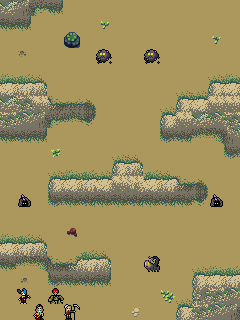

This game map was drawn from its Tiled (.tmx) file and the tilesets committed beside it. A one-line description and the trimmed map source follow:
An orthogonal 15x20 tile map with 16x16 px tiles, 3 tile layers (base, objects, units), 11 tilesets.

<map version="1.0" orientation="orthogonal" renderorder="right-down" width="15" height="20" tilewidth="16" tileheight="16" nextobjectid="1">
 <tileset firstgid="1" name="buch-outdoor" tilewidth="16" tileheight="16" tilecount="288" columns="24">
  <image source="buch-outdoor.png" width="384" height="192" />
  <tile id="7">
   <properties>
    <property name="traversable" type="bool" value="false" />
   </properties>
  </tile>
  <tile id="8">
   <properties>
    <property name="traversable" type="bool" value="false" />
   </properties>
  </tile>
  <tile id="9">
   <properties>
    <property name="traversable" type="bool" value="false" />
   </properties>
  </tile>
  <tile id="10">
   <properties>
    <property name="traversable" type="bool" value="false" />
   </properties>
  </tile>
  <tile id="11">
   <properties>
    <property name="traversable" type="bool" value="false" />
   </properties>
  </tile>
  <tile id="12">
   <properties>
    <property name="traversable" type="bool" value="false" />
   </properties>
  </tile>
  <tile id="31">
   <properties>
    <property name="traversable" type="bool" value="false" />
   </properties>
  </tile>
  <tile id="32">
   <properties>
    <property name="traversable" type="bool" value="false" />
   </properties>
  </tile>
  <tile id="33">
   <properties>
    <property name="traversable" type="bool" value="false" />
   </properties>
  </tile>
  <tile id="34">
   <properties>
    <property name="traversable" type="bool" value="false" />
   </properties>
  </tile>
  <tile id="35">
   <properties>
    <property name="traversable" type="bool" value="false" />
   </properties>
  </tile>
  <tile id="36">
   <properties>
    <property name="traversable" type="bool" value="false" />
   </properties>
  </tile>
  <tile id="55">
   <properties>
    <property name="traversable" type="bool" value="false" />
   </properties>
  </tile>
  <tile id="56">
   <properties>
    <property name="traversable" type="bool" value="false" />
   </properties>
  </tile>
  <tile id="57">
   <properties>
    <property name="traversable" type="bool" value="false" />
   </properties>
  </tile>
  <tile id="58">
   <properties>
    <property name="traversable" type="bool" value="false" />
   </properties>
  </tile>
  <tile id="59">
   <properties>
    <property name="traversable" type="bool" value="false" />
   </properties>
  </tile>
  <tile id="60">
   <properties>
    <property name="traversable" type="bool" value="false" />
   </properties>
  </tile>
  <tile id="79">
   <properties>
    <property name="traversable" type="bool" value="false" />
   </properties>
  </tile>
  <tile id="80">
   <properties>
    <property name="traversable" type="bool" value="false" />
   </properties>
  </tile>
  <tile id="81">
   <properties>
    <property name="traversable" type="bool" value="false" />
   </properties>
  </tile>
  <tile id="82">
   <properties>
    <property name="traversable" type="bool" value="false" />
   </properties>
  </tile>
  <tile id="83">
   <properties>
    <property name="traversable" type="bool" value="false" />
   </properties>
  </tile>
  <tile id="84">
   <properties>
    <property name="traversable" type="bool" value="false" />
   </properties>
  </tile>
  <tile id="103">
   <properties>
    <property name="traversable" type="bool" value="false" />
   </properties>
  </tile>
  <tile id="104">
   <properties>
    <property name="traversable" type="bool" value="false" />
   </properties>
  </tile>
  <tile id="105">
   <properties>
    <property name="traversable" type="bool" value="false" />
   </properties>
  </tile>
  <tile id="106">
   <properties>
    <property name="traversable" type="bool" value="false" />
   </properties>
  </tile>
  <tile id="107">
   <properties>
    <property name="traversable" type="bool" value="false" />
   </properties>
  </tile>
  <tile id="108">
   <properties>
    <property name="traversable" type="bool" value="false" />
   </properties>
  </tile>
  <tile id="127">
   <properties>
    <property name="traversable" type="bool" value="false" />
   </properties>
  </tile>
  <tile id="128">
   <properties>
    <property name="traversable" type="bool" value="false" />
   </properties>
  </tile>
  <tile id="129">
   <properties>
    <property name="traversable" type="bool" value="false" />
   </properties>
  </tile>
  <tile id="130">
   <properties>
    <property name="traversable" type="bool" value="false" />
   </properties>
  </tile>
  <tile id="131">
   <properties>
    <property name="traversable" type="bool" value="false" />
   </properties>
  </tile>
  <tile id="132">
   <properties>
    <property name="traversable" type="bool" value="false" />
   </properties>
  </tile>
  <tile id="150">
   <properties>
    <property name="traversable" type="bool" value="true" />
   </properties>
  </tile>
  <tile id="174">
   <properties>
    <property name="traversable" type="bool" value="true" />
   </properties>
  </tile>
  <tile id="198">
   <properties>
    <property name="traversable" type="bool" value="true" />
   </properties>
  </tile>
  <tile id="222">
   <properties>
    <property name="traversable" type="bool" value="true" />
   </properties>
  </tile>
  <tile id="229">
   <properties>
    <property name="traversable" type="bool" value="false" />
   </properties>
  </tile>
  <tile id="230">
   <properties>
    <property name="traversable" type="bool" value="false" />
   </properties>
  </tile>
  <tile id="231">
   <properties>
    <property name="traversable" type="bool" value="false" />
   </properties>
  </tile>
  <tile id="246">
   <properties>
    <property name="traversable" type="bool" value="true" />
   </properties>
  </tile>
  <tile id="253">
   <properties>
    <property name="traversable" type="bool" value="false" />
   </properties>
  </tile>
  <tile id="254">
   <properties>
    <property name="traversable" type="bool" value="false" />
   </properties>
  </tile>
  <tile id="270">
   <properties>
    <property name="traversable" type="bool" value="true" />
   </properties>
  </tile>
 </tileset>
 <tileset firstgid="289" name="cliffs_tiles" tilewidth="16" tileheight="16" tilecount="72" columns="7">
  <image source="cliffs_tiles.png" width="112" height="160" />
  <tile id="0">
   <properties>
    <property name="traversable" type="bool" value="true" />
   </properties>
  </tile>
  <tile id="1">
   <properties>
    <property name="traversable" type="bool" value="true" />
   </properties>
  </tile>
  <tile id="7">
   <properties>
    <property name="traversable" type="bool" value="true" />
   </properties>
  </tile>
  <tile id="8">
   <properties>
    <property name="traversable" type="bool" value="true" />
   </properties>
  </tile>
  <tile id="9">
   <properties>
    <property name="traversable" type="bool" value="false" />
   </properties>
  </tile>
  <tile id="10">
   <properties>
    <property name="traversable" type="bool" value="false" />
   </properties>
  </tile>
  <tile id="11">
   <properties>
    <property name="traversable" type="bool" value="false" />
   </properties>
  </tile>
  <tile id="12">
   <properties>
    <property name="traversable" type="bool" value="false" />
   </properties>
  </tile>
  <tile id="14">
   <properties>
    <property name="traversable" type="bool" value="true" />
   </properties>
  </tile>
  <tile id="15">
   <properties>
    <property name="traversable" type="bool" value="true" />
   </properties>
  </tile>
  <tile id="16">
   <properties>
    <property name="traversable" type="bool" value="false" />
   </properties>
  </tile>
  <tile id="17">
   <properties>
    <property name="traversable" type="bool" value="false" />
   </properties>
  </tile>
  <tile id="18">
   <properties>
    <property name="traversable" type="bool" value="false" />
   </properties>
  </tile>
  <tile id="19">
   <properties>
    <property name="traversable" type="bool" value="false" />
   </properties>
  </tile>
  <tile id="21">
   <properties>
    <property name="traversable" type="bool" value="true" />
   </properties>
  </tile>
  <tile id="22">
   <properties>
    <property name="traversable" type="bool" value="true" />
   </properties>
  </tile>
  <tile id="23">
   <properties>
    <property name="traversable" type="bool" value="false" />
   </properties>
  </tile>
  <tile id="24">
   <properties>
    <property name="traversable" type="bool" value="false" />
   </properties>
  </tile>
  <tile id="25">
   <properties>
    <property name="traversable" type="bool" value="false" />
   </properties>
  </tile>
  <tile id="26">
   <properties>
    <property name="traversable" type="bool" value="false" />
   </properties>
  </tile>
  <tile id="28">
   <properties>
    <property name="traversable" type="bool" value="true" />
   </properties>
  </tile>
  <tile id="29">
   <properties>
    <property name="traversable" type="bool" value="true" />
   </properties>
  </tile>
  <tile id="30">
   <properties>
    <property name="traversable" type="bool" value="true" />
   </properties>
  </tile>
  <tile id="31">
   <properties>
    <property name="traversable" type="bool" value="true" />
   </properties>
  </tile>
  <tile id="32">
   <properties>
    <property name="traversable" type="bool" value="true" />
   </properties>
  </tile>
  <tile id="33">
   <properties>
    <property name="traversable" type="bool" value="true" />
   </properties>
  </tile>
  <tile id="34">
   <properties>
    <property name="traversable" type="bool" value="false" />
   </properties>
  </tile>
  <tile id="35">
   <properties>
    <property name="traversable" type="bool" value="true" />
   </properties>
  </tile>
  <tile id="36">
   <properties>
    <property name="traversable" type="bool" value="true" />
   </properties>
  </tile>
  <tile id="37">
   <properties>
    <property name="traversable" type="bool" value="true" />
   </properties>
  </tile>
  <tile id="38">
   <properties>
    <property name="traversable" type="bool" value="true" />
   </properties>
  </tile>
  <tile id="39">
   <properties>
    <property name="traversable" type="bool" value="false" />
   </properties>
  </tile>
  <tile id="40">
   <properties>
    <property name="traversable" type="bool" value="false" />
   </properties>
  </tile>
  <tile id="42">
   <properties>
    <property name="traversable" type="bool" value="false" />
   </properties>
  </tile>
  <tile id="43">
   <properties>
    <property name="traversable" type="bool" value="false" />
   </properties>
  </tile>
  <tile id="44">
   <properties>
    <property name="traversable" type="bool" value="false" />
   </properties>
  </tile>
  <tile id="45">
   <properties>
    <property name="traversable" type="bool" value="false" />
   </properties>
  </tile>
  <tile id="46">
   <properties>
    <property name="traversable" type="bool" value="false" />
   </properties>
  </tile>
  <tile id="47">
   <properties>
    <property name="traversable" type="bool" value="false" />
   </properties>
  </tile>
  <tile id="48">
   <properties>
    <property name="traversable" type="bool" value="false" />
   </properties>
  </tile>
  <tile id="49">
   <properties>
    <property name="traversable" type="bool" value="false" />
   </properties>
  </tile>
  <tile id="50">
   <properties>
    <property name="traversable" type="bool" value="false" />
   </properties>
  </tile>
  <tile id="51">
   <properties>
    <property name="traversable" type="bool" value="false" />
   </properties>
  </tile>
  <tile id="52">
   <properties>
    <property name="traversable" type="bool" value="false" />
   </properties>
  </tile>
  <tile id="53">
   <properties>
    <property name="traversable" type="bool" value="false" />
   </properties>
  </tile>
  <tile id="54">
   <properties>
    <property name="traversable" type="bool" value="false" />
   </properties>
  </tile>
  <tile id="56">
   <properties>
    <property name="traversable" type="bool" value="false" />
   </properties>
  </tile>
  <tile id="57">
   <properties>
    <property name="traversable" type="bool" value="false" />
   </properties>
  </tile>
  <tile id="58">
   <properties>
    <property name="traversable" type="bool" value="false" />
   </properties>
  </tile>
  <tile id="59">
   <properties>
    <property name="traversable" type="bool" value="false" />
   </properties>
  </tile>
  <tile id="60">
   <properties>
    <property name="traversable" type="bool" value="false" />
   </properties>
  </tile>
  <tile id="63">
   <properties>
    <property name="traversable" type="bool" value="true" />
   </properties>
  </tile>
  <tile id="64">
   <properties>
    <property name="traversable" type="bool" value="true" />
   </properties>
  </tile>
  <tile id="65">
   <properties>
    <property name="traversable" type="bool" value="false" />
   </properties>
  </tile>
  <tile id="66">
   <properties>
    <property name="traversable" type="bool" value="false" />
   </properties>
  </tile>
  <tile id="72">
   <properties>
    <property name="traversable" type="bool" value="false" />
   </properties>
  </tile>
  <tile id="73">
   <properties>
    <property name="traversable" type="bool" value="false" />
   </properties>
  </tile>
 </tileset>
 <tileset firstgid="363" name="buch-outdoor_modified" tilewidth="16" tileheight="16" tilecount="288" columns="24">
  <image source="buch-outdoor_modified.png" width="384" height="192" />
  <tile id="7">
   <properties>
    <property name="traversable" type="bool" value="false" />
   </properties>
  </tile>
  <tile id="8">
   <properties>
    <property name="traversable" type="bool" value="false" />
   </properties>
  </tile>
  <tile id="9">
   <properties>
    <property name="traversable" type="bool" value="false" />
   </properties>
  </tile>
  <tile id="10">
   <properties>
    <property name="traversable" type="bool" value="false" />
   </properties>
  </tile>
  <tile id="11">
   <properties>
    <property name="traversable" type="bool" value="false" />
   </properties>
  </tile>
  <tile id="12">
   <properties>
    <property name="traversable" type="bool" value="false" />
   </properties>
  </tile>
  <tile id="27">
   <properties>
    <property name="traversable" type="bool" value="true" />
   </properties>
  </tile>
  <tile id="28">
   <properties>
    <property name="traversable" type="bool" value="true" />
   </properties>
  </tile>
  <tile id="31">
   <properties>
    <property name="traversable" type="bool" value="false" />
   </properties>
  </tile>
  <tile id="32">
   <properties>
    <property name="traversable" type="bool" value="false" />
   </properties>
  </tile>
  <tile id="33">
   <properties>
    <property name="traversable" type="bool" value="false" />
   </properties>
  </tile>
  <tile id="34">
   <properties>
    <property name="traversable" type="bool" value="false" />
   </properties>
  </tile>
  <tile id="35">
   <properties>
    <property name="traversable" type="bool" value="false" />
   </properties>
  </tile>
  <tile id="36">
   <properties>
    <property name="traversable" type="bool" value="false" />
   </properties>
  </tile>
  <tile id="40">
   <properties>
    <property name="traversable" type="bool" value="false" />
   </properties>
  </tile>
  <tile id="51">
   <properties>
    <property name="traversable" type="bool" value="true" />
   </properties>
  </tile>
  <tile id="52">
   <properties>
    <property name="traversable" type="bool" value="true" />
   </properties>
  </tile>
  <tile id="55">
   <properties>
    <property name="traversable" type="bool" value="false" />
   </properties>
  </tile>
  <tile id="56">
   <properties>
    <property name="traversable" type="bool" value="false" />
   </properties>
  </tile>
  <tile id="57">
   <properties>
    <property name="traversable" type="bool" value="false" />
   </properties>
  </tile>
  <tile id="58">
   <properties>
    <property name="traversable" type="bool" value="false" />
   </properties>
  </tile>
  <tile id="59">
   <properties>
    <property name="traversable" type="bool" value="false" />
   </properties>
  </tile>
  <tile id="60">
   <properties>
    <property name="traversable" type="bool" value="false" />
   </properties>
  </tile>
  <tile id="75">
   <properties>
    <property name="traversable" type="bool" value="true" />
   </properties>
  </tile>
  <tile id="76">
   <properties>
    <property name="traversable" type="bool" value="true" />
   </properties>
  </tile>
  <tile id="79">
   <properties>
    <property name="traversable" type="bool" value="false" />
   </properties>
  </tile>
  <tile id="80">
   <properties>
    <property name="traversable" type="bool" value="false" />
   </properties>
  </tile>
  <tile id="81">
   <properties>
    <property name="traversable" type="bool" value="false" />
   </properties>
  </tile>
  <tile id="84">
   <properties>
    <property name="traversable" type="bool" value="false" />
   </properties>
  </tile>
  <tile id="99">
   <properties>
    <property name="traversable" type="bool" value="true" />
   </properties>
  </tile>
  <tile id="100">
   <properties>
    <property name="traversable" type="bool" value="true" />
   </properties>
  </tile>
  <tile id="103">
   <properties>
    <property name="traversable" type="bool" value="false" />
   </properties>
  </tile>
  <tile id="104">
   <properties>
    <property name="traversable" type="bool" value="false" />
   </properties>
  </tile>
  <tile id="105">
   <properties>
    <property name="traversable" type="bool" value="false" />
   </properties>
  </tile>
  <tile id="108">
   <properties>
    <property name="traversable" type="bool" value="false" />
   </properties>
  </tile>
  <tile id="127">
   <properties>
    <property name="traversable" type="bool" value="false" />
   </properties>
  </tile>
  <tile id="128">
   <properties>
    <property name="traversable" type="bool" value="false" />
   </properties>
  </tile>
  <tile id="129">
   <properties>
    <property name="traversable" type="bool" value="false" />
   </properties>
  </tile>
  <tile id="130">
   <properties>
    <property name="traversable" type="bool" value="false" />
   </properties>
  </tile>
  <tile id="131">
   <properties>
    <property name="traversable" type="bool" value="false" />
   </properties>
  </tile>
  <tile id="132">
   <properties>
    <property name="traversable" type="bool" value="false" />
   </properties>
  </tile>
  <tile id="281">
   <properties>
    <property name="traversable" type="bool" value="false" />
   </properties>
  </tile>
 </tileset>
 <tileset firstgid="651" source="clarissa.tsx" />
 <tileset firstgid="652" source="andre.tsx" />
 <tileset firstgid="653" source="yvonne.tsx" />
 <tileset firstgid="654" source="zane.tsx" />
 <tileset firstgid="655" source="bulba.tsx" />
 <tileset firstgid="656" source="ghast.tsx" />
 <tileset firstgid="657" source="shelly.tsx" />
 <tileset firstgid="658" source="trixy.tsx" />
 <layer name="base" width="15" height="20">
  <data>[300 cells, 300 non-empty, 1 distinct tile ids]</data>
 </layer>
 <layer name="objects" width="15" height="20">
  <data>[300 cells, 122 non-empty, 39 distinct tile ids]</data>
 </layer>
 <layer name="units" width="15" height="20">
  <data>[300 cells, 9 non-empty, 7 distinct tile ids]</data>
 </layer>
</map>
